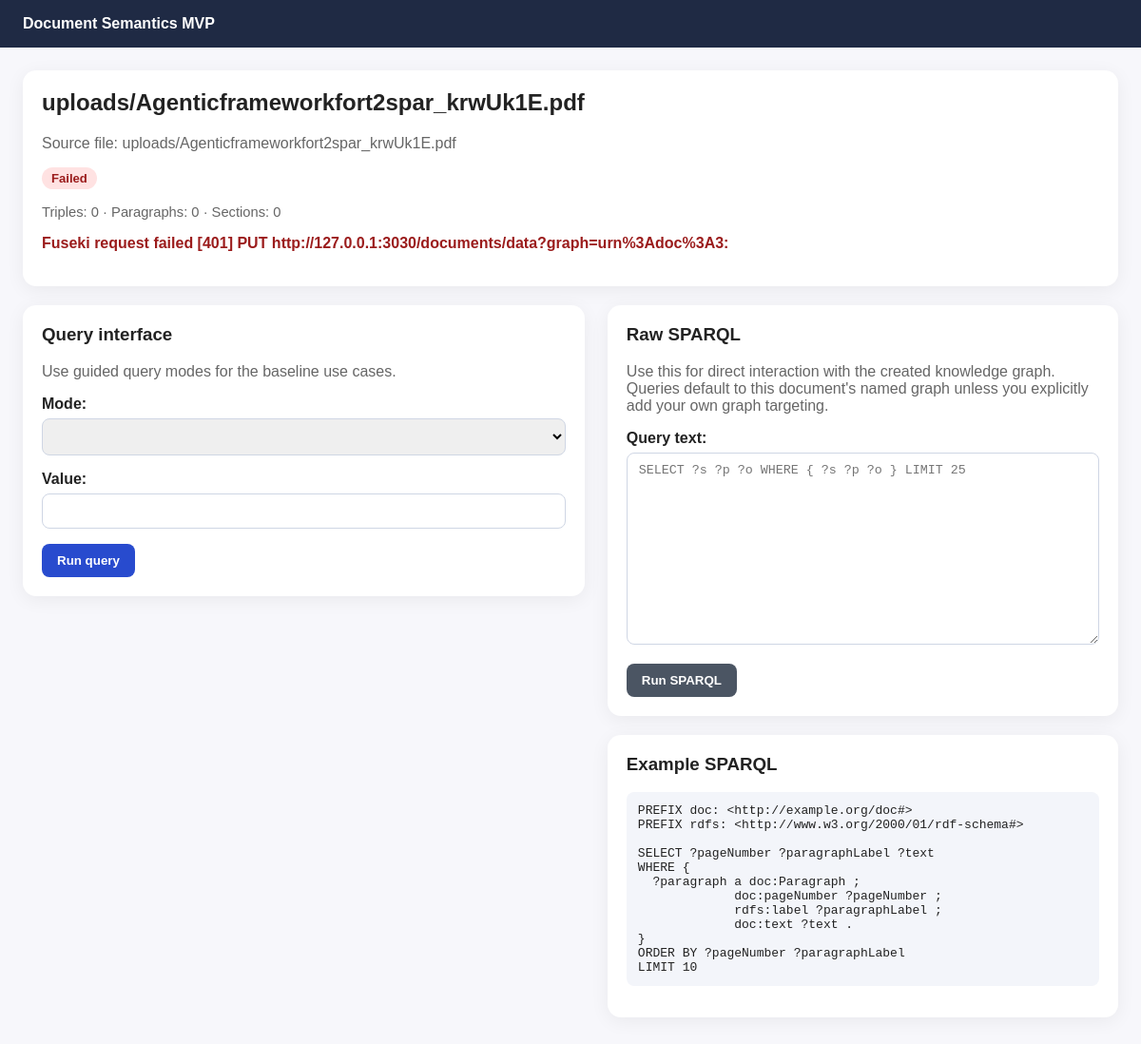
Screenshot of /documents/3/ with the database file from the repository.
### documents/models.py (models this page shows, shortened)
class DocumentGraph(models.Model):
    class StorageBackend(models.TextChoices):
        FUSEKI = "FUSEKI", "Fuseki"
        FILE = "FILE", "File"
    class Status(models.TextChoices):
        PENDING = "PENDING", "Pending"
        READY = "READY", "Ready"
        FAILED = "FAILED", "Failed"
    title = models.CharField(max_length=500, blank=True)
    source_file = models.FileField(upload_to="uploads/")
    graph_file = models.FileField(upload_to="graphs/", blank=True)
    summary_file = models.FileField(upload_to="summaries/", blank=True)
    graph_uri = models.CharField(max_length=500, blank=True)
    storage_backend = models.CharField(max_length=20, choices=StorageBackend.choices, default=StorageBackend.FUSEKI)
    fuseki_dataset = models.CharField(max_length=200, blank=True)
    status = models.CharField(max_length=20, choices=Status.choices, default=Status.PENDING)
    triple_count = models.PositiveIntegerField(default=0)
    paragraph_count = models.PositiveIntegerField(default=0)
    section_count = models.PositiveIntegerField(default=0)
    error_message = models.TextField(blank=True)
    created_at = models.DateTimeField(auto_now_add=True)
    updated_at = models.DateTimeField(auto_now=True)
    class Meta:
        ordering = ["-created_at"]

### documents/views.py (the view)
# urls.py: path("documents/<int:pk>/", views.document_detail, name="detail"),
def document_detail(request, pk: int):
    document = get_object_or_404(DocumentGraph, pk=pk)
    context = {
        "document": document,
        "builtin_form": BuiltinQueryForm(initial={"mode": "topic-page"}),
        "sparql_form": RawSPARQLForm(),
        "builtin_results": request.session.pop("builtin_results", None),
        "builtin_summary": request.session.pop("builtin_summary", None),
        "builtin_error": request.session.pop("builtin_error", None),
        "sparql_results": request.session.pop("sparql_results", None),
        "sparql_error": request.session.pop("sparql_error", None),
    }
    return render(request, "documents/document_detail.html", context)

### documents/forms.py
class BuiltinQueryForm(forms.Form):
    mode = forms.ChoiceField(choices=QUERY_MODE_CHOICES)
    value = forms.CharField(max_length=300)

class RawSPARQLForm(forms.Form):
    query_text = forms.CharField(widget=forms.Textarea(attrs={"rows": 12, "placeholder": "SELECT ?s ?p ?o WHERE { ?s ?p ?o } LIMIT 25"}))

### documents/templates/documents/document_detail.html (shortened to what this page needs)
{% extends "documents/base.html" %}
{% block content %}
<div class="card">
  <h2>{{ document.title|default:document.source_file.name }}</h2>
  <p class="muted">Source file: {{ document.source_file.name }}</p>
  <p>
    <span class="badge {% if document.status == 'READY' %}ready{% elif document.status == 'FAILED' %}failed{% else %}pending{% endif %}">{{ document.get_status_display }}</span>
  </p>
  <p class="small muted">Triples: {{ document.triple_count }} · Paragraphs: {{ document.paragraph_count }} · Sections: {{ document.section_count }}</p>
  {% if document.error_message %}<p class="error">{{ document.error_message }}</p>{% endif %}
</div>
<div class="grid">
  <div>
    <div class="card">
      <h3>Query interface</h3>
      <p class="muted">Use guided query modes for the baseline use cases.</p>
      <form method="post" action="{% url 'documents:run_builtin_query' document.pk %}">
        {{ builtin_form.as_p }}
        <button type="submit">Run query</button>
      </form>
    </div>
  </div>
  <div>
    <div class="card">
      <h3>Raw SPARQL</h3>
      <p class="muted">Use this for direct interaction with the created knowledge graph. Queries default to this document's named graph unless you explicitly add your own graph targeting.</p>
      <form method="post" action="{% url 'documents:run_raw_sparql' document.pk %}">
        {{ sparql_form.as_p }}
        <button type="submit" class="secondary">Run SPARQL</button>
      </form>
    </div>
    <div class="card">
      <h3>Example SPARQL</h3>
      <pre>PREFIX doc: &lt;http://example.org/doc#&gt;
PREFIX rdfs: &lt;http://www.w3.org/2000/01/rdf-schema#&gt;
SELECT ?pageNumber ?paragraphLabel ?text
WHERE {
  ?paragraph a doc:Paragraph ;
             doc:pageNumber ?pageNumber ;
             rdfs:label ?paragraphLabel ;
             doc:text ?text .
}
ORDER BY ?pageNumber ?paragraphLabel
LIMIT 10</pre>
    </div>
  </div>
</div>
{% endblock %}

### documents/templates/documents/base.html (style rules this page uses)
body { font-family: Arial, sans-serif; margin: 0; background: #f7f7fb; color: #222; }
.grid { display: grid; grid-template-columns: 1.1fr 1fr; gap: 24px; }
.card { background: #fff; border-radius: 14px; padding: 20px; box-shadow: 0 4px 20px rgba(0,0,0,0.06); margin-bottom: 20px; }
.card h2, .card h3 { margin-top: 0; }
.muted { color: #666; }
.small { font-size: 0.92rem; }
label { display: block; margin-top: 12px; font-weight: 600; }
input[type="text"], input[type="number"], input[type="file"], select, textarea { width: 100%; box-sizing: border-box; padding: 10px 12px; margin-top: 6px; border: 1px solid #cfd6e4; border-radius: 8px; }
button { background: #284bce; color: #fff; border: 0; padding: 10px 16px; border-radius: 8px; cursor: pointer; font-weight: 600; }
button.secondary { background: #4b5563; }
code, pre { background: #f3f5fa; border-radius: 8px; }
pre { padding: 12px; overflow-x: auto; }
.badge { display: inline-block; padding: 4px 10px; border-radius: 999px; font-size: 0.82rem; font-weight: 700; }
.badge.failed { background: #ffe2e2; color: #9b1c1c; }
.error { color: #9b1c1c; font-weight: 600; }

### rows the page displays
DocumentGraph: title "uploads/Agenticframeworkfort2spar_krwUk1E.pdf", source_file.name "uploads/Agenticframeworkfort2spar_krwUk1E.pdf", status "Failed", triple_count "0", paragraph_count "0", section_count "0", error_message "Fuseki request failed [401] PUT http://127.0.0.1:3030/documents/data?graph=urn%3Adoc%3A3:"
